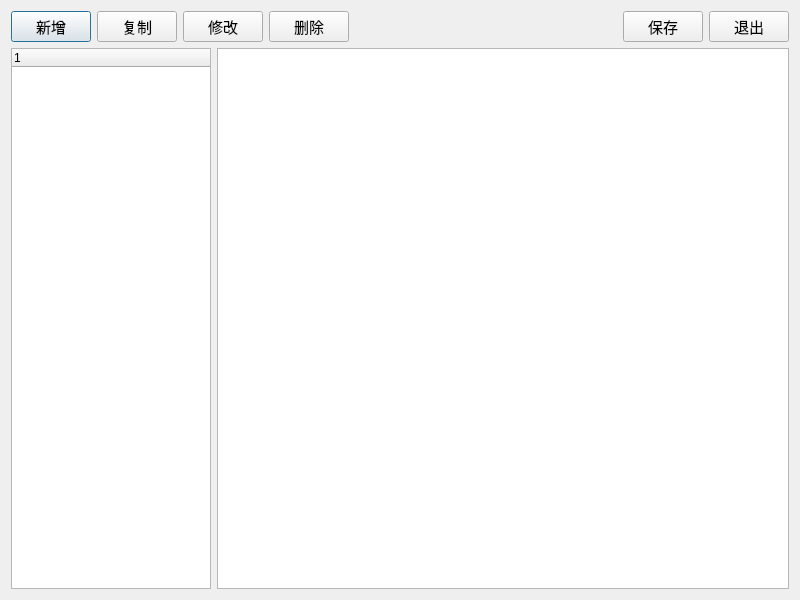
<?xml version="1.0" encoding="UTF-8"?>
<ui version="4.0">
 <class>DialogDateCodeDesign</class>
 <widget class="QDialog" name="DialogDateCodeDesign">
  <property name="geometry">
   <rect>
    <x>0</x>
    <y>0</y>
    <width>800</width>
    <height>600</height>
   </rect>
  </property>
  <property name="windowTitle">
   <string>日期代码</string>
  </property>
  <layout class="QVBoxLayout" name="verticalLayout">
   <item>
    <layout class="QHBoxLayout" name="horizontalLayout_2">
     <item>
      <widget class="QPushButton" name="buttonAddnew">
       <property name="minimumSize">
        <size>
         <width>80</width>
         <height>26</height>
        </size>
       </property>
       <property name="font">
        <font>
         <pointsize>11</pointsize>
        </font>
       </property>
       <property name="text">
        <string>新增</string>
       </property>
       <property name="icon">
        <iconset resource="../PCS.qrc">
         <normaloff>:/images/pngs/datecode_add.png</normaloff>:/images/pngs/datecode_add.png</iconset>
       </property>
       <property name="iconSize">
        <size>
         <width>20</width>
         <height>20</height>
        </size>
       </property>
      </widget>
     </item>
     <item>
      <widget class="QPushButton" name="buttonCopy">
       <property name="minimumSize">
        <size>
         <width>80</width>
         <height>26</height>
        </size>
       </property>
       <property name="font">
        <font>
         <pointsize>11</pointsize>
        </font>
       </property>
       <property name="text">
        <string>复制</string>
       </property>
       <property name="icon">
        <iconset resource="../PCS.qrc">
         <normaloff>:/images/pngs/datecode_copy.png</normaloff>:/images/pngs/datecode_copy.png</iconset>
       </property>
       <property name="iconSize">
        <size>
         <width>20</width>
         <height>20</height>
        </size>
       </property>
      </widget>
     </item>
     <item>
      <widget class="QPushButton" name="buttonModify">
       <property name="minimumSize">
        <size>
         <width>80</width>
         <height>26</height>
        </size>
       </property>
       <property name="font">
        <font>
         <pointsize>11</pointsize>
        </font>
       </property>
       <property name="text">
        <string>修改</string>
       </property>
       <property name="icon">
        <iconset resource="../PCS.qrc">
         <normaloff>:/images/pngs/datecode_edit.png</normaloff>:/images/pngs/datecode_edit.png</iconset>
       </property>
       <property name="iconSize">
        <size>
         <width>20</width>
         <height>20</height>
        </size>
       </property>
      </widget>
     </item>
     <item>
      <widget class="QPushButton" name="buttonDelete">
       <property name="minimumSize">
        <size>
         <width>80</width>
         <height>26</height>
        </size>
       </property>
       <property name="font">
        <font>
         <pointsize>11</pointsize>
        </font>
       </property>
       <property name="text">
        <string>删除</string>
       </property>
       <property name="icon">
        <iconset resource="../PCS.qrc">
         <normaloff>:/images/pngs/datecode_delete.png</normaloff>:/images/pngs/datecode_delete.png</iconset>
       </property>
       <property name="iconSize">
        <size>
         <width>20</width>
         <height>20</height>
        </size>
       </property>
      </widget>
     </item>
     <item>
      <spacer name="horizontalSpacer">
       <property name="orientation">
        <enum>Qt::Horizontal</enum>
       </property>
       <property name="sizeHint" stdset="0">
        <size>
         <width>40</width>
         <height>20</height>
        </size>
       </property>
      </spacer>
     </item>
     <item>
      <widget class="QPushButton" name="buttonSave">
       <property name="minimumSize">
        <size>
         <width>80</width>
         <height>26</height>
        </size>
       </property>
       <property name="font">
        <font>
         <pointsize>11</pointsize>
        </font>
       </property>
       <property name="text">
        <string>保存</string>
       </property>
       <property name="icon">
        <iconset resource="../PCS.qrc">
         <normaloff>:/images/pngs/common_save.png</normaloff>:/images/pngs/common_save.png</iconset>
       </property>
       <property name="iconSize">
        <size>
         <width>20</width>
         <height>20</height>
        </size>
       </property>
      </widget>
     </item>
     <item>
      <widget class="QPushButton" name="buttonExit">
       <property name="minimumSize">
        <size>
         <width>80</width>
         <height>26</height>
        </size>
       </property>
       <property name="font">
        <font>
         <pointsize>11</pointsize>
        </font>
       </property>
       <property name="text">
        <string>退出</string>
       </property>
       <property name="icon">
        <iconset resource="../PCS.qrc">
         <normaloff>:/images/pngs/common_exit.png</normaloff>:/images/pngs/common_exit.png</iconset>
       </property>
       <property name="iconSize">
        <size>
         <width>20</width>
         <height>20</height>
        </size>
       </property>
      </widget>
     </item>
    </layout>
   </item>
   <item>
    <layout class="QHBoxLayout" name="horizontalLayout">
     <item>
      <widget class="QTreeWidget" name="treeWidget">
       <property name="maximumSize">
        <size>
         <width>200</width>
         <height>16777215</height>
        </size>
       </property>
       <column>
        <property name="text">
         <string notr="true">1</string>
        </property>
       </column>
      </widget>
     </item>
     <item>
      <widget class="QTableWidget" name="tableWidget"/>
     </item>
    </layout>
   </item>
  </layout>
 </widget>
 <tabstops>
  <tabstop>buttonAddnew</tabstop>
  <tabstop>buttonModify</tabstop>
  <tabstop>buttonDelete</tabstop>
  <tabstop>buttonSave</tabstop>
  <tabstop>buttonExit</tabstop>
  <tabstop>treeWidget</tabstop>
  <tabstop>tableWidget</tabstop>
 </tabstops>
 <resources>
  <include location="../PCS.qrc"/>
 </resources>
 <connections/>
</ui>
